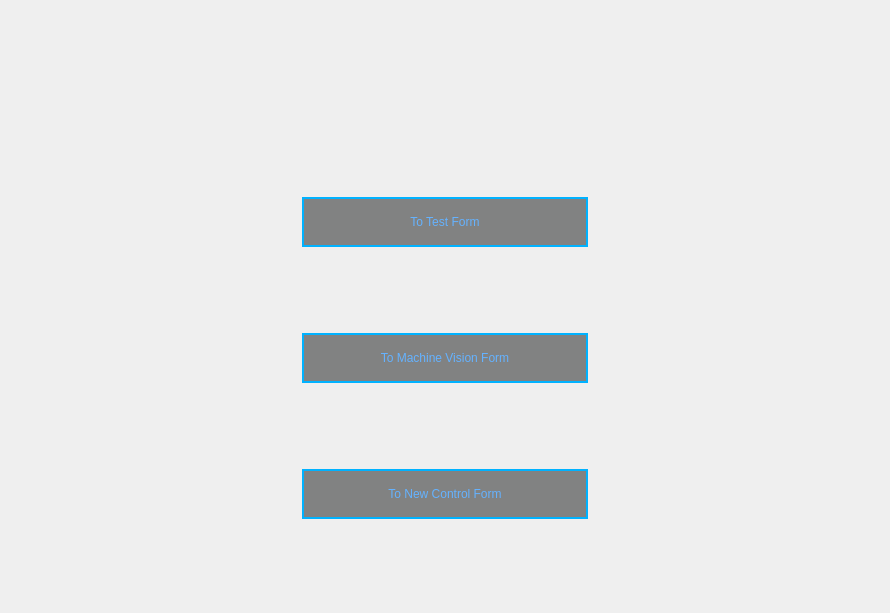
<?xml version="1.0" encoding="UTF-8"?>
<ui version="4.0">
 <class>ContentsNavWin</class>
 <widget class="QWidget" name="ContentsNavWin">
  <property name="geometry">
   <rect>
    <x>0</x>
    <y>0</y>
    <width>890</width>
    <height>613</height>
   </rect>
  </property>
  <property name="windowTitle">
   <string>Form</string>
  </property>
  <layout class="QGridLayout" name="gridLayout">
   <item row="0" column="0">
    <layout class="QGridLayout" name="gridLayout_2">
     <item row="2" column="1">
      <layout class="QVBoxLayout" name="verticalLayout">
       <item>
        <widget class="QPushButton" name="btnToTestForm">
         <property name="minimumSize">
          <size>
           <width>0</width>
           <height>50</height>
          </size>
         </property>
         <property name="maximumSize">
          <size>
           <width>300</width>
           <height>16777215</height>
          </size>
         </property>
         <property name="styleSheet">
          <string notr="true">color: rgb(100, 178, 255);
background-color: rgba(82, 84, 84, 179);
border:2px solid rgb(0, 178, 255);</string>
         </property>
         <property name="text">
          <string>To Test Form</string>
         </property>
        </widget>
       </item>
       <item>
        <widget class="QPushButton" name="btnToMVForm">
         <property name="minimumSize">
          <size>
           <width>0</width>
           <height>50</height>
          </size>
         </property>
         <property name="maximumSize">
          <size>
           <width>300</width>
           <height>16777215</height>
          </size>
         </property>
         <property name="styleSheet">
          <string notr="true">color: rgb(100, 178, 255);
background-color: rgba(82, 84, 84, 179);
border:2px solid rgb(0, 178, 255);</string>
         </property>
         <property name="text">
          <string>To Machine Vision Form</string>
         </property>
        </widget>
       </item>
       <item>
        <widget class="QPushButton" name="btnToNewControlForm">
         <property name="minimumSize">
          <size>
           <width>0</width>
           <height>50</height>
          </size>
         </property>
         <property name="maximumSize">
          <size>
           <width>300</width>
           <height>16777215</height>
          </size>
         </property>
         <property name="styleSheet">
          <string notr="true">color: rgb(100, 178, 255);
background-color: rgba(82, 84, 84, 179);
border:2px solid rgb(0, 178, 255);</string>
         </property>
         <property name="text">
          <string>To New Control Form</string>
         </property>
        </widget>
       </item>
      </layout>
     </item>
     <item row="2" column="2">
      <layout class="QVBoxLayout" name="verticalLayout_3">
       <item>
        <widget class="QLabel" name="label_4">
         <property name="sizePolicy">
          <sizepolicy hsizetype="Preferred" vsizetype="Expanding">
           <horstretch>0</horstretch>
           <verstretch>0</verstretch>
          </sizepolicy>
         </property>
         <property name="text">
          <string/>
         </property>
        </widget>
       </item>
      </layout>
     </item>
     <item row="2" column="0">
      <layout class="QVBoxLayout" name="verticalLayout_2"/>
     </item>
     <item row="1" column="0" colspan="3">
      <layout class="QHBoxLayout" name="horizontalLayout">
       <property name="sizeConstraint">
        <enum>QLayout::SetMinimumSize</enum>
       </property>
       <item>
        <widget class="QLabel" name="lbT">
         <property name="minimumSize">
          <size>
           <width>80</width>
           <height>100</height>
          </size>
         </property>
         <property name="maximumSize">
          <size>
           <width>80</width>
           <height>100</height>
          </size>
         </property>
         <property name="text">
          <string/>
         </property>
        </widget>
       </item>
       <item>
        <widget class="QLabel" name="lbO">
         <property name="minimumSize">
          <size>
           <width>80</width>
           <height>100</height>
          </size>
         </property>
         <property name="maximumSize">
          <size>
           <width>80</width>
           <height>100</height>
          </size>
         </property>
         <property name="text">
          <string/>
         </property>
        </widget>
       </item>
       <item>
        <widget class="QLabel" name="lbE">
         <property name="minimumSize">
          <size>
           <width>80</width>
           <height>100</height>
          </size>
         </property>
         <property name="maximumSize">
          <size>
           <width>80</width>
           <height>100</height>
          </size>
         </property>
         <property name="text">
          <string/>
         </property>
        </widget>
       </item>
      </layout>
     </item>
    </layout>
   </item>
  </layout>
 </widget>
 <resources/>
 <connections/>
</ui>
